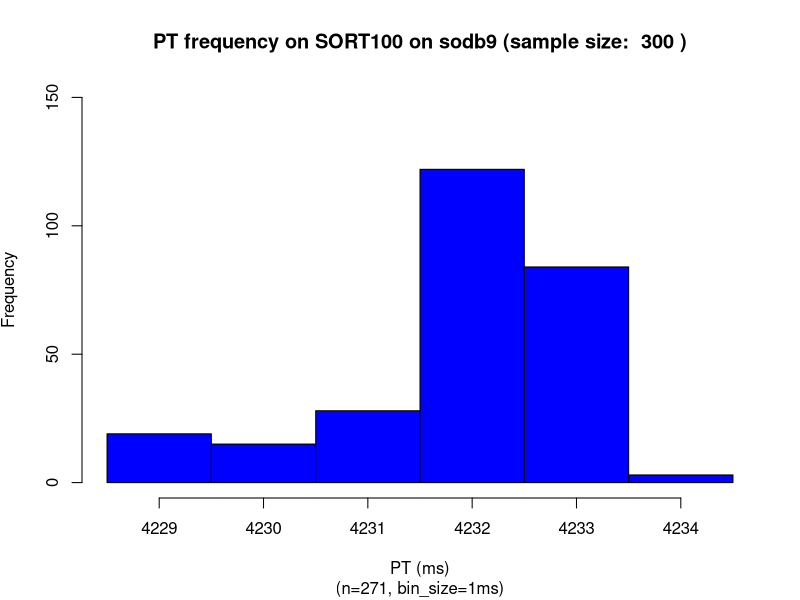
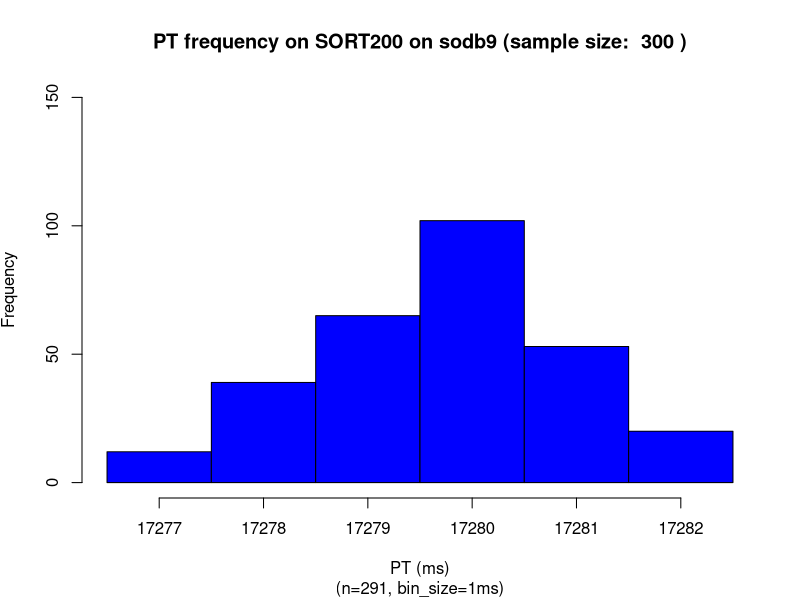
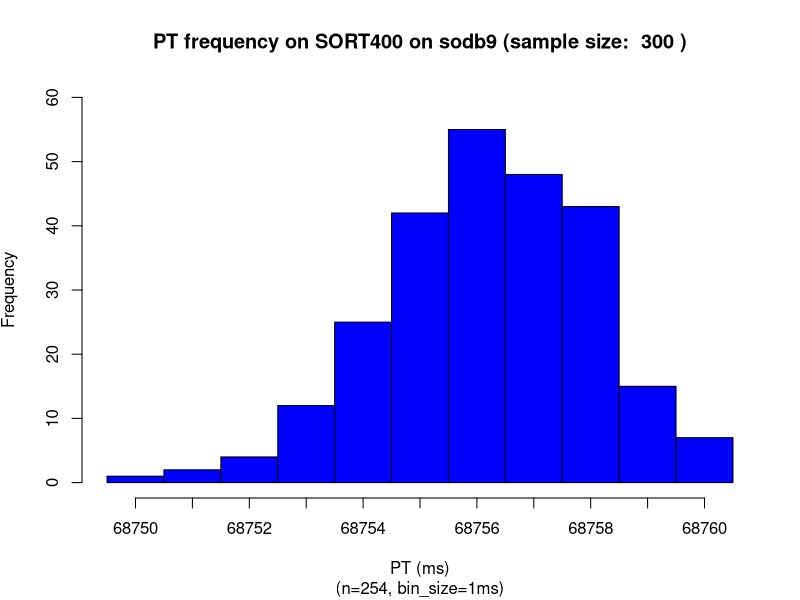
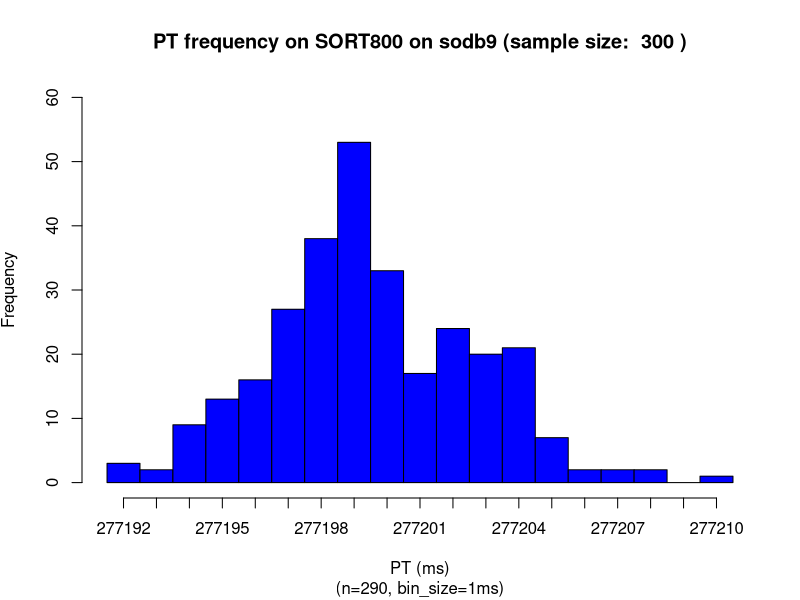

Source code (R) for these figures, in order:
### SORT100
numSamples <- 300
x = read.csv(file="SORT100.0.dat",head=TRUE,sep="\t")
x <- subset(x, x$ITERNUM <= numSamples)
setEPS()
postscript("s9_sort100_dist.eps")
binsize=1
#x <- subset(x, x$ITERNUM != 9394)
x_up = mean(x$PRTIME) + 2*sd(x$PRTIME)
x_dn = mean(x$PRTIME) - 2*sd(x$PRTIME)
x = subset(x, x$PRTIME >= x_dn & x$PRTIME <= x_up)
xmin <-min(x$PRTIME)
xmax <-max(x$PRTIME)
xmin
xmax
nbins <- ceiling((xmax-xmin) / binsize)
h = hist(x$PRTIME, right=F, breaks=seq(xmin,xmax+binsize,binsize),plot=F)
xmin <-min(x$PRTIME)
xmax <-max(x$PRTIME)
ymax <- max(h$counts)
ymax <- ceiling(ymax/100)*100
ymax <- 150 
title <- paste("PT frequency on SORT100 on sodb9 (sample size: ",numSamples,")")
plot(h, xaxt='n', freq=TRUE,ylim=c(0,ymax), col="blue", main=title, 
sub=paste("(n=",nrow(x),", bin_size=",binsize,"ms)",sep=""), 
xlab='PT (ms)', ylab=expression('Frequency'))
#axis(side=1,at=seq(min(h$mids),max(h$mids)+binsize,binsize),labels=seq(ceiling(min(h$mids)),ceiling(max(h$mids))+binsize,binsize))
axis(side=1,at=h$mids,labels=seq(xmin,xmax,1))
dev.off()

### SORT200
numSamples <- 300
x = read.csv(file="SORT200.0.dat",head=TRUE,sep="\t")
x <- subset(x, x$ITERNUM <= numSamples)
setEPS()
postscript("s9_sort200_dist.eps")
binsize=1
#x <- subset(x, x$ITERNUM != 9394)
x_up = mean(x$PRTIME) + 2*sd(x$PRTIME)
x_dn = mean(x$PRTIME) - 2*sd(x$PRTIME)
x = subset(x, x$PRTIME >= x_dn & x$PRTIME <= x_up)
xmin <-min(x$PRTIME)
xmax <-max(x$PRTIME)
xmin
xmax
nbins <- ceiling((xmax-xmin) / binsize)
h = hist(x$PRTIME, right=F, breaks=seq(xmin,xmax+binsize,binsize),plot=F)
xmin <-min(x$PRTIME)
xmax <-max(x$PRTIME)
ymax <- max(h$counts)
ymax <- ceiling(ymax/100)*100
ymax <- 150 
title <- paste("PT frequency on SORT200 on sodb9 (sample size: ",numSamples,")")
plot(h, xaxt='n', freq=TRUE,ylim=c(0,ymax), col="blue", main=title, 
sub=paste("(n=",nrow(x),", bin_size=",binsize,"ms)",sep=""), 
xlab='PT (ms)', ylab=expression('Frequency'))
#axis(side=1,at=seq(min(h$mids),max(h$mids)+binsize,binsize),labels=seq(ceiling(min(h$mids)),ceiling(max(h$mids))+binsize,binsize))
axis(side=1,at=h$mids,labels=seq(xmin,xmax,1))
dev.off()

### SORT400
numSamples <- 300
thr <- 46
x = read.csv(file="SORT400.0.dat",head=TRUE,sep="\t")
x <- subset(x, x$ITERNUM <= numSamples)
setEPS()
postscript("s9_sort400_dist.eps")
binsize=1
x <- subset(x, x$ITERNUM > thr)
#numSamples <- nrow(x)
x_up = mean(x$PRTIME) + 4*sd(x$PRTIME)
x_dn = mean(x$PRTIME) - 4*sd(x$PRTIME)
x = subset(x, x$PRTIME >= x_dn & x$PRTIME <= x_up)
xmin <-min(x$PRTIME)
xmax <-max(x$PRTIME)
xmin
xmax
nbins <- ceiling((xmax-xmin) / binsize)
h = hist(x$PRTIME, right=F, breaks=seq(xmin,xmax+binsize,binsize),plot=F)
xmin <-min(x$PRTIME)
xmax <-max(x$PRTIME)
ymax <- max(h$counts)
ymax <- ceiling(ymax/100)*100
ymax <- 60 
title <- paste("PT frequency on SORT400 on sodb9 (sample size: ",numSamples,")")
plot(h, xaxt='n', freq=TRUE,ylim=c(0,ymax), col="blue", main=title, 
sub=paste("(n=",nrow(x),", bin_size=",binsize,"ms)",sep=""), 
xlab='PT (ms)', ylab=expression('Frequency'))
#axis(side=1,at=seq(min(h$mids),max(h$mids)+binsize,binsize),labels=seq(ceiling(min(h$mids)),ceiling(max(h$mids))+binsize,binsize))
axis(side=1,at=h$mids,labels=seq(xmin,xmax,binsize))
dev.off()

### SORT800
numSamples <- 300
x = read.csv(file="SORT800.0.dat",head=TRUE,sep="\t")
x <- subset(x, x$ITERNUM <= numSamples)
setEPS()
postscript("s9_sort800_dist.eps")
binsize=1
#x <- subset(x, x$ITERNUM != 9394)
x_up = mean(x$PRTIME) + 2*sd(x$PRTIME)
x_dn = mean(x$PRTIME) - 2*sd(x$PRTIME)
x = subset(x, x$PRTIME >= x_dn & x$PRTIME <= x_up)
xmin <-min(x$PRTIME)
xmax <-max(x$PRTIME)
xmin
xmax
nbins <- ceiling((xmax-xmin) / binsize)
h = hist(x$PRTIME, right=F, breaks=seq(xmin,xmax+binsize,binsize),plot=F)
xmin <-min(x$PRTIME)
xmax <-max(x$PRTIME)
ymax <- max(h$counts)
ymax <- ceiling(ymax/100)*100
ymax <- 60 
title <- paste("PT frequency on SORT800 on sodb9 (sample size: ",numSamples,")")
plot(h, xaxt='n', freq=TRUE,ylim=c(0,ymax), col="blue", main=title, 
sub=paste("(n=",nrow(x),", bin_size=",binsize,"ms)",sep=""), 
xlab='PT (ms)', ylab=expression('Frequency'))
#axis(side=1,at=seq(min(h$mids),max(h$mids)+binsize,binsize),labels=seq(ceiling(min(h$mids)),ceiling(max(h$mids))+binsize,binsize))
axis(side=1,at=h$mids,labels=seq(xmin,xmax,binsize))
dev.off()



